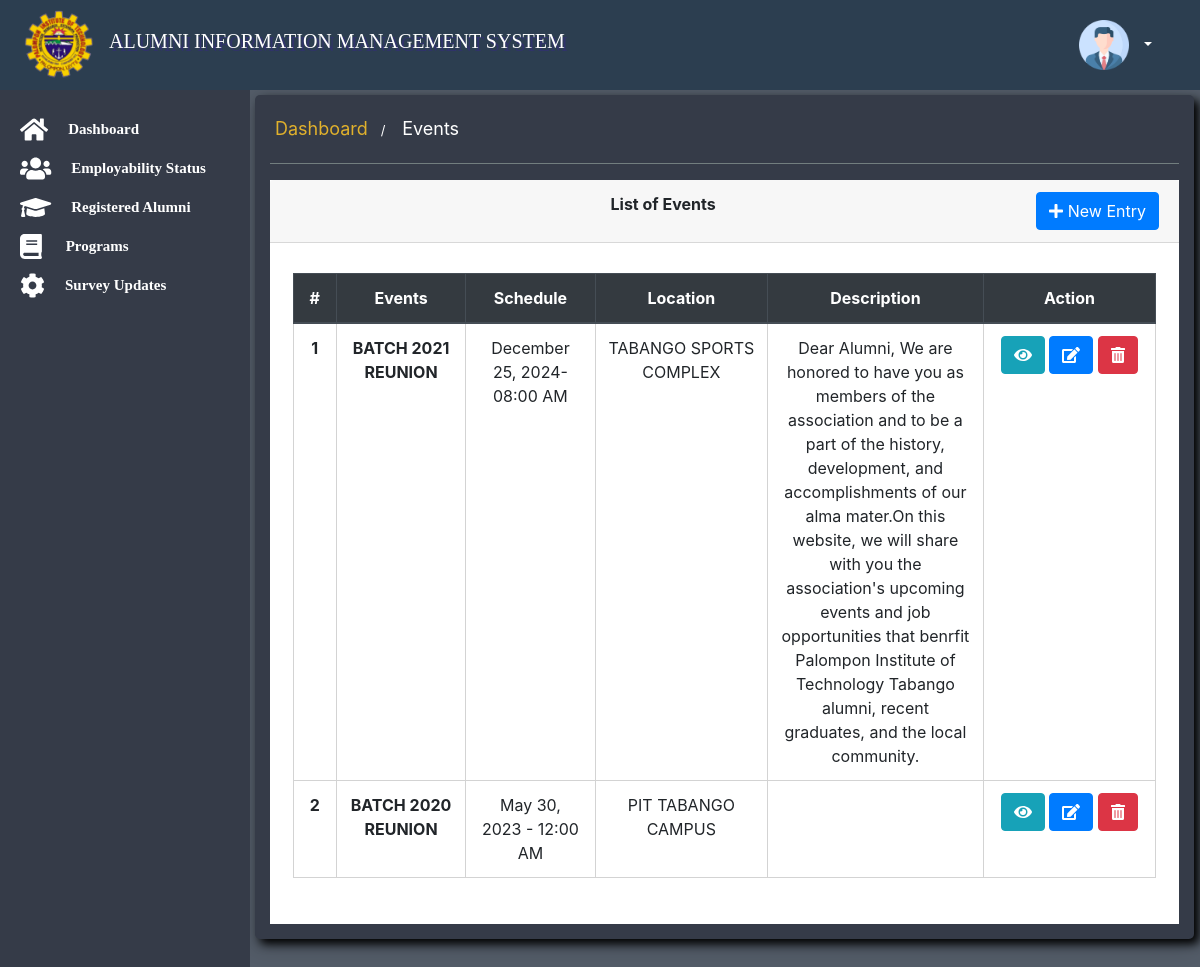
Page /events.php (signed in) on the committed database.
### tables this page shows
CREATE TABLE `events` (
  `ID` int(100) NOT NULL,
  `EVENT` varchar(1000) NOT NULL,
  `SCHEDULE` varchar(100) NOT NULL,
  `LOCATION` varchar(100) NOT NULL,
  `DESCRIPTION` varchar(10000) NOT NULL,
  `BANNER` varchar(255) NOT NULL,
  `DATE_CREATED` varchar(100) NOT NULL
);

### events.php (the view, shortened to what this page needs)
<?php
      require "connection.php";
   if(isset($_SESSION['username'], $_SESSION['password'])) {
 ?>
<!DOCTYPE html>
<html>
<head>
</head>
<body>
<?php include "header.php"; ?>
<div class="containerr">
<?php include "sidebar.php";
	  include "eventsmodal.php"; ?>
<div class="contentt">
<div class="welcome">
<ul class="breadcrumb">
  <li><a href="dashboard.php">Dashboard</a></li>
  <li><a href="#" style="color:white;">Events</a></li>
</ul>
		<hr>
    </div>
	<div class="eventtable">
		<div class="card-header">
			<b>List of Events</b>
			<span class="float:right"><a class="btn btn-primary float-right" data-toggle="modal" data-target="#exampleModal" style="color: white;">
				<i class="fa fa-plus"></i> New Entry
			</a></span>
		</div>
			<div class="con">
				<table class="table">
				<colgroup>
					<col width="5%">
					<col width="15%">
					<col width="15%">
					<col width="20%">
					<col width="25%">
					<col width="20%">
				</colgroup>
				  <thead class="thead-dark">
				    <tr>
				      <th scope="col">#</th>
				      <th scope="col">Events</th>
				      <th scope="col">Schedule</th>
				      <th scope="col">Location</th>
				      <th scope="col">Description</th>
				      <th scope="col">Action</th>
				    </tr>
				  </thead>
				  <tbody>
<?php
$query = "SELECT * FROM events";
$result = mysqli_query($con, $query);
$i = 1;
if ($result) {
	while($row =mysqli_fetch_assoc($result)){ ?>
			  	    <tr>
				      <td><b><?php echo $i++; ?></b></td>
				      <td class="event"><b><?php echo $row['EVENT']; ?></b></td>
				      <td class="schedule"><?php echo $row['SCHEDULE']; ?></td>
				      <td class="location"><?php echo $row['LOCATION']; ?></td>
				      <td class="description"><?php echo $row['DESCRIPTION']; ?></td>
				      <td>
				      	<button type="button" class="view btn btn-info" data-toggle="modal" data-target="#viewmodal" title="View Details" data-mdb-toggle="popover" data-mdb-trigger="hover"><i class="fas fa-eye"></i></button>
				      	<button type="button" class="edit btn btn-primary" data-toggle="modal" data-target="#editmodal" title="Edit Event" data-mdb-toggle="popover" data-mdb-trigger="hover"><i class="fas fa-edit"></i></button>
						<button type="button" class="delete btn btn-danger" data-toggle="modal" data-target="#deletemodal" title="Delete Event" data-mdb-toggle="popover" data-mdb-trigger="hover"><i class="fas fa-trash-alt"></i></button>
				      </td>
				    </tr>
<?php
		}
}
?>	  </tbody>
				</table>
			</div>
	</div>
</div>
</div>
</body>
</html>
<?php
}else {
    header("location:login.php");
    exit;
    }
?>

### csstyle.css (style rules this page uses)
* { margin: 0; padding: 0; }
body { background-repeat: no-repeat; background-size: cover; background-color:#535c68; position: static; }
.containerr { width: 100%; padding: 90px 0; background-color: transparent; display: flex; }
.contentt { width: 98%; border-radius: 5px; margin-top:5px; margin-left:295px; margin-right:.5%; margin-bottom: 100px; background-color:#353b48; box-shadow: 5px 5px 10px 0 rgba(0,0,0.3),0 7px 21px 0 rgba(0,0,0,0.20); padding: 20px; display: flex; align-items: center; text-align: center; justify-content: center; flex-direction: column; }
.eventtable { width: 100%; background-color: #ffffff; display: flex; flex-direction: column; }
.con { width: 95%; margin: 30px auto; }
th,td { border: .5px solid lightgray; }
tr:hover td,th { background-color: lightgray; border: .5px solid white; }
.breadcrumb { list-style-type: none; padding: 10px 16px; text-align: center; margin: 0; padding: 0; background-color:transparent; }
.breadcrumb li { display: inline-block; font-size: 13px; width: auto; }
.breadcrumb li+ li:before { padding: 8px; color: white; width: auto; content: "/\00a0"; }
.breadcrumb li a { color: #e1b12c; text-decoration: none; width: auto; font-size: 18px; display: inline-block; }
.welcome { width: 100%; text-align: left; }
hr { width: 100%; background: #7f8c8d; }
@media screen and (max-width: 1600px) { .contentt { margin-left: 255px; padding: 15px; } }

### header.php (style rules this page uses)
li { width: 100%; list-style: none; }
li a { text-decoration: none; color: black; font-size: 12px; align-items: center; display: flex; padding: 5px; }

### sidebar.php (style rules this page uses)
li { width: 100%; }

### rows in the picture
events: EVENT "BATCH 2021 REUNION", SCHEDULE "December 25, 2024- 08:00 AM", LOCATION "TABANGO SPORTS COMPLEX", DESCRIPTION "Dear Alumni, We are honored to have you as members of the association and to be a part of the history, development, and accomplishments of our alma mater.On this website, we will share with you the association's upcoming events and job opportunities that benrfit Palompon Institute of Technology Tabango alumni, recent graduates, and the local community."
events: EVENT "BATCH 2020 REUNION", SCHEDULE "May 30, 2023 - 12:00 AM", LOCATION "PIT TABANGO CAMPUS"
